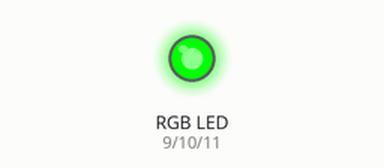
This sketch was run on a simulated Arduino Uno, built with avr-gcc and run on an emulated ATmega328P. On the bench: an RGB LED mixed from three pins (HIGH = lit).

Above: at 0.05 s.
At 1.5 s:
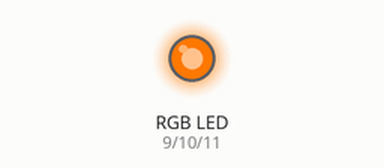
At 2.95 s:
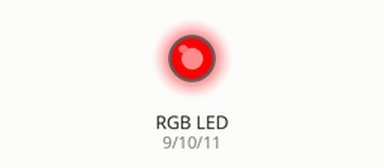
Timing chart, 0 to 6.9 s (numbered marks = the images above):
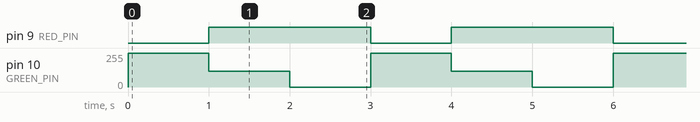

Measured:
- by itself, pin 9 (RED_PIN): alternates HIGH for 2.0 s and LOW for 1.0 s
- by itself, pin 10 (GREEN_PIN): repeats every 3.0 s: 120/255 1.0 s, 0/255 1.0 s, 255/255 1.0 s

The sketch:

test_rgb_led.ino
```cpp
const int RED_PIN = 9;
const int GREEN_PIN = 10;
const int BLUE_PIN = 11;

void setup() {
  pinMode(RED_PIN, OUTPUT);
  pinMode(GREEN_PIN, OUTPUT);
  pinMode(BLUE_PIN, OUTPUT);
}

// Sets the colour of the LED (each value from 0 to 255)
void setColor(int red, int green, int blue) {
  analogWrite(RED_PIN, red);
  analogWrite(GREEN_PIN, green);
  analogWrite(BLUE_PIN, blue);
}

void loop() {
  setColor(0, 255, 0);    // green  = good comfort
  delay(1000);
  setColor(255, 120, 0);  // yellow = medium comfort
  delay(1000);
  setColor(255, 0, 0);    // red    = bad comfort
  delay(1000);
}
```
